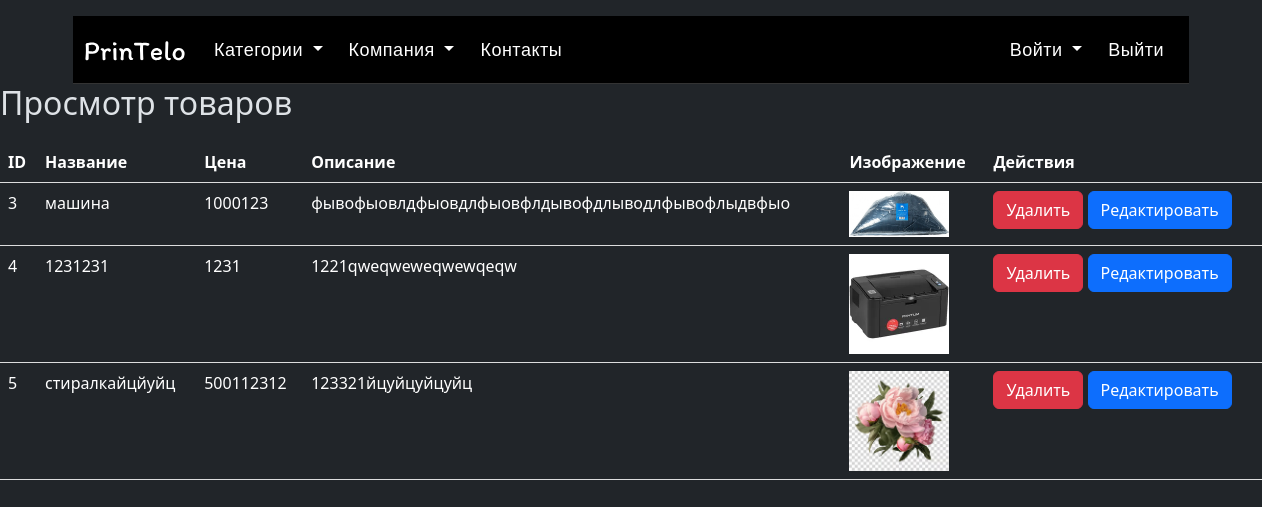
Page /korneuev/view_products.php on the earlier database version.
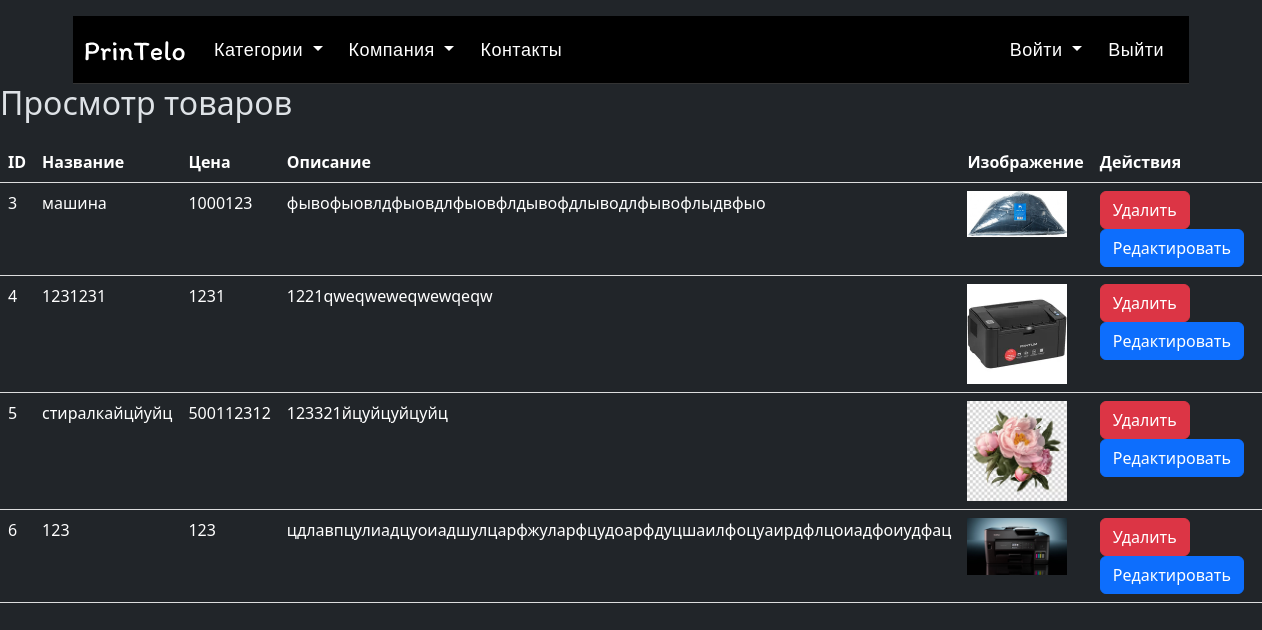
Same page on the later database version.
### tables this page shows
CREATE TABLE `products` (
  `id` int(11) NOT NULL,
  `name` varchar(255) NOT NULL,
  `description` varchar(255) NOT NULL,
  `price` varchar(255) NOT NULL,
  `image` text NOT NULL
);

### korneuev/view_products.php (the view, shortened to what this page needs)
<?php include "header.php"; ?>
<?php
$servername = "localhost";
$username = "zoxan";
$password = "123";
$dbname = "textovarorg";
try {
    $db = new PDO("mysql:host=$servername;dbname=$dbname", $username, $password);
    $db->setAttribute(PDO::ATTR_ERRMODE, PDO::ERRMODE_EXCEPTION);
} catch(PDOException $e) {
    echo "Ошибка подключения: " . $e->getMessage();
    exit;
}
$stmt = $db->query("SELECT * FROM products");
$products = $stmt->fetchAll();
?>
<h2>Просмотр товаров</h2>
<table class="table">
    <thead>
    <tr>
        <th>ID</th>
        <th>Название</th>
        <th>Цена</th>
        <th>Описание</th>
        <th>Изображение</th>
        <th>Действия</th>
    </tr>
    </thead>
    <tbody>
    <?php foreach ($products as $product): ?>
        <tr>
            <td><?php echo $product['id']; ?></td>
            <td><?php echo $product['name']; ?></td>
            <td><?php echo $product['price']; ?></td>
            <td><?php echo $product['description']; ?></td>
            <td><img src="<?php echo $product['image']; ?>" alt="<?php echo $product['name']; ?>"></td>
            <td>
                <form method="post" action="delete_product.php" style="display: inline;">
                    <button type="submit" class="btn btn-danger">Удалить</button>
                </form>
                <form method="get" action="edit_product.php" style="display: inline;">
                    <button type="submit" class="btn btn-primary">Редактировать</button>
                </form>
            </td>
        </tr>
    <?php endforeach; ?>
    </tbody>
</table>

### korneuev/header.php (shortened to what this page needs)
<!DOCTYPE html>
<html lang="en" data-bs-theme="dark">
<head>
    <link rel="stylesheet" href="https://cdn.jsdelivr.net/npm/bootstrap@5.3.1/dist/css/bootstrap.min.css">
</head>
<div class="container mt-3">
    <nav class="navbar navbar-expand-lg navbar-dark custom-navbar">
        <div class="container-fluid">
            <a class="navbar-brand" href="index.php"><img src="PrinTelo.svg" class="logo" alt="Логотип"></a>
            <div class="collapse navbar-collapse" id="navbarNavDropdown">
                <ul class="navbar-nav me-auto">
                    <li class="nav-item dropdown">
                        <a class="nav-link dropdown-toggle" href="category.php" id="navbarDropdownMenuLink" role="button" data-bs-toggle="dropdown" aria-expanded="false">
                            Категории
                        </a>
                    </li>
                    <li class="nav-item dropdown">
                        <a class="nav-link dropdown-toggle" href="#" id="navbarDropdownMenuLink" role="button" data-bs-toggle="dropdown" aria-expanded="false">
                            Компания
                        </a>
                    </li>
                    <li class="nav-item">
                        <a class="nav-link" href="contacts.php">Контакты</a>
                    </li>
                </ul>
                <ul class="navbar-nav ml-auto">
                    <li class="nav-item dropdown ">
                        <a class="nav-link dropdown-toggle " href="#" id="navbarDropdownMenuLink" role="button" data-bs-toggle="dropdown" aria-expanded="false">
                            <?php if (isset($_SESSION['user'])) {
                                echo "Привет, " . $user['name'];
                            } else {
                                echo "Войти";
                            } ?>
                        </a>
                    </li>
                    <li class="nav-item">
                        <a class="nav-link" href="logout.php?logout=1">Выйти</a>
                    </li>
                </ul>
            </div>
        </div>
    </nav>
</div>
</body>
</html>

### korneuev/header.php (style rules this page uses)
.custom-navbar { background-color: #000000; padding: 10px 0; border-bottom: 1px solid #333; }
.custom-navbar .navbar-brand { font-family: 'Roboto', sans-serif; font-weight: 700; font-size: 24px; letter-spacing: 1px; color: #ffd000; }
.custom-navbar .nav-link { font-family: 'Roboto', sans-serif; font-weight: 400; font-size: 18px; letter-spacing: 0.5px; color: #ffffff; padding: 10px 15px; margin: 0 5px; border-radius: 5px; transition: background-color 0.3s ease; }
.navbar-brand .logo { max-height: 40px; transition: transform 0.3s ease; }

### korneuev/view_products.php (style rules this page uses)
table { width: 100%; border-collapse: collapse; margin-top: 20px; }
th, td { padding: 8px; text-align: left; border-bottom: 1px solid #ddd; }
th { background-color: #f2f2f2; }
img { max-width: 100px; height: auto; }

Differences in the rows shown:
added products: id "6", name "123", price "123", description "цдлавпцулиадцуоиадшулцарфжуларфцудоарфдуцшаилфоцуаирдфлцоиадфоиудфац", image (picture)
